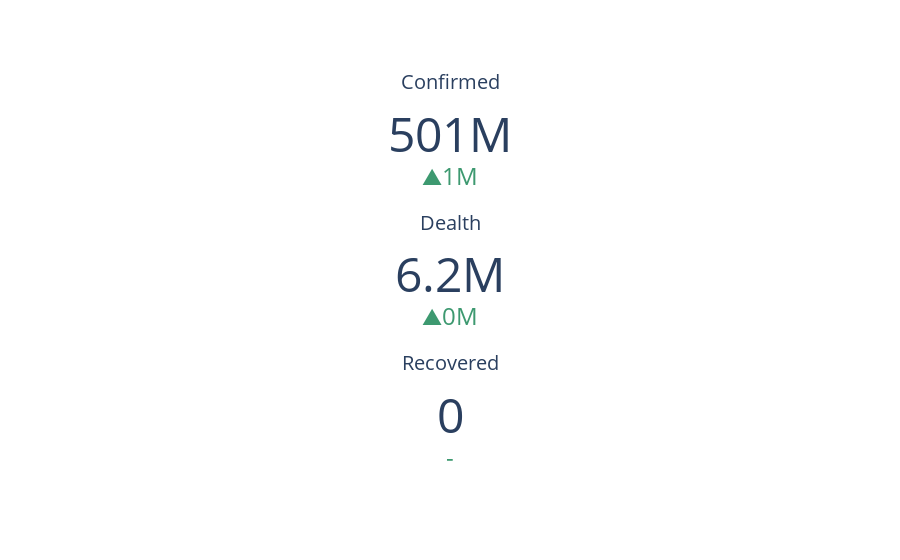

The notebook cell saved with this chart:
### Markdown cell above
#### Bulding a KPI

### Code cell
from plotly.subplots import make_subplots
import plotly.graph_objects as go

fig = go.Figure()
fig.add_trace(go.Indicator(
    mode = "number+delta",
    title = {'text': "Confirmed"},
    value = TotaldataConfirmed['Count'].sum(),
    delta = {'reference': TotaldataConfirmed_1dayMinus['Count'].sum()},
    domain = {'row': 0, 'column': 1}))


fig.add_trace(go.Indicator(
    mode = "number+delta",
    title = {'text': "Dealth"},
    number = {'valueformat':'0.2s'},
    value = TotaldataDeath['Count'].sum(),
    delta = {'reference': TotaldataDeath_1dayMinus['Count'].sum()},
    domain = {'row': 1, 'column': 1}))


fig.add_trace(go.Indicator(
    mode = "number+delta",
    title = {'text': "Recovered"},
    value = TotaldataRecovered['Count'].sum(),
    delta = {'reference': TotaldataRecovered_1dayMinus['Count'].sum()},
    domain = {'row': 2, 'column': 1}))


fig.update_layout(
    grid = {'rows': 3, 'columns': 1, 'pattern': "independent"},
    template = {'data' : {'indicator': [{
        'title': {'text': "Speed"},
        'mode' : "number+delta+gauge",
        'delta' : {'reference': 90}}]
                         }})

### Figure 1 — Plotly figure (JSON) as saved in the notebook; plotly's stock layout.template omitted (floating-point values rounded to 4 significant figures)
{"data": [{"delta": {"reference": 499843502}, "domain": {"column": 1, "row": 0}, "mode": "number+delta", "title": {"text": "Confirmed"}, "type": "indicator", "value": 500879275}, {"delta": {"reference": 6181737}, "domain": {"column": 1, "row": 1}, "mode": "number+delta", "number": {"valueformat": "0.2s"}, "title": {"text": "Dealth"}, "type": "indicator", "value": 6185014}, {"delta": {"reference": 0}, "domain": {"column": 1, "row": 2}, "mode": "number+delta", "title": {"text": "Recovered"}, "type": "indicator", "value": 0}], "layout": {"grid": {"columns": 1, "pattern": "independent", "rows": 3}}}
